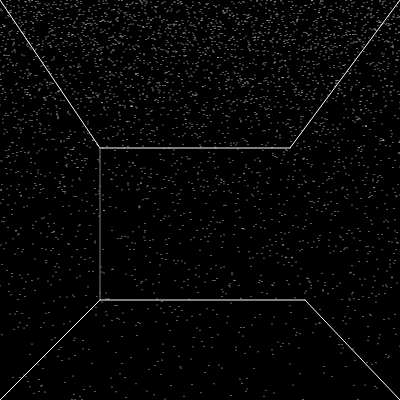
Frame 1 (no input)
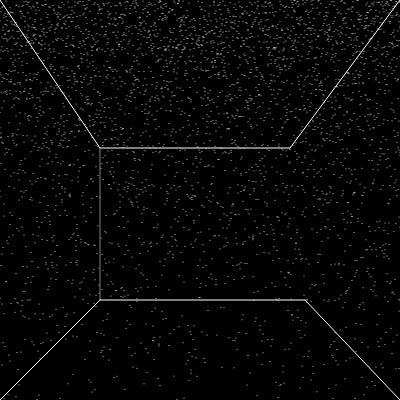
Frame 60 (no input)
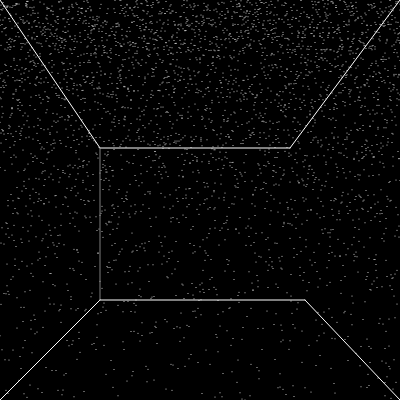
Frame 120 (the mouse pressed at the canvas centre since frame 60)

The p5.js sketch that drew these frames (run headless with seeded random() and noise() and a simulated clock; from frame 60 on, the mouse is pressed at the canvas centre):

// p5.js sketch
// ── sketch.js
function setup() {
  createCanvas(400, 400);
}

function draw() {
  background(0);
  for (var x = 0; x <= width; x++) {
      stroke(255);
      point(x, random(height));
      point(x, random(50));
      point(x, random(100));
      point(x, random(150));
      point(x, random(200));
      point(x, random(250));
      point(x, random(300));
      point(x, random(350));
      point(x, random(400));}
  //Hallway dimensions 
  line(0, 0, 100, 148);
   line(400, 0,290, 148);
   line(0, 400, 100, 300);
   line(400, 400, 305, 300);
  //Hallway back wall
 line(100, 148, 290, 148);
stroke(126);
line(100, 148, 100, 300);
stroke(255);
line(100, 300, 305, 300);

}
